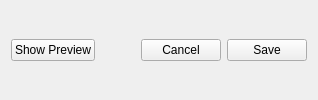
                <widget class="QWidget" name="footer_save_widget" native="true">
                    <property name="sizePolicy">
                        <sizepolicy hsizetype="Preferred" vsizetype="Fixed">
                            <horstretch>0</horstretch>
                            <verstretch>0</verstretch>
                        </sizepolicy>
                    </property>
                    <layout class="QHBoxLayout" name="horizontalLayout">
                        <item>
                            <widget class="QPushButton" name="previewPushButton">
                                <property name="text">
                                    <string>Show Preview</string>
                                </property>
                            </widget>
                        </item>
                        <item>
                            <spacer name="horizontalSpacer">
                                <property name="orientation">
                                    <enum>Qt::Horizontal</enum>
                                </property>
                                <property name="sizeHint" stdset="0">
                                    <size>
                                        <width>40</width>
                                        <height>20</height>
                                    </size>
                                </property>
                            </spacer>
                        </item>
                        <item>
                            <widget class="QPushButton" name="cancelPushButton">
                                <property name="text">
                                    <string>Cancel</string>
                                </property>
                            </widget>
                        </item>
                        <item>
                            <widget class="QPushButton" name="savePushButton">
                                <property name="text">
                                    <string>Save</string>
                                </property>
                            </widget>
                        </item>
                    </layout>
                </widget>
